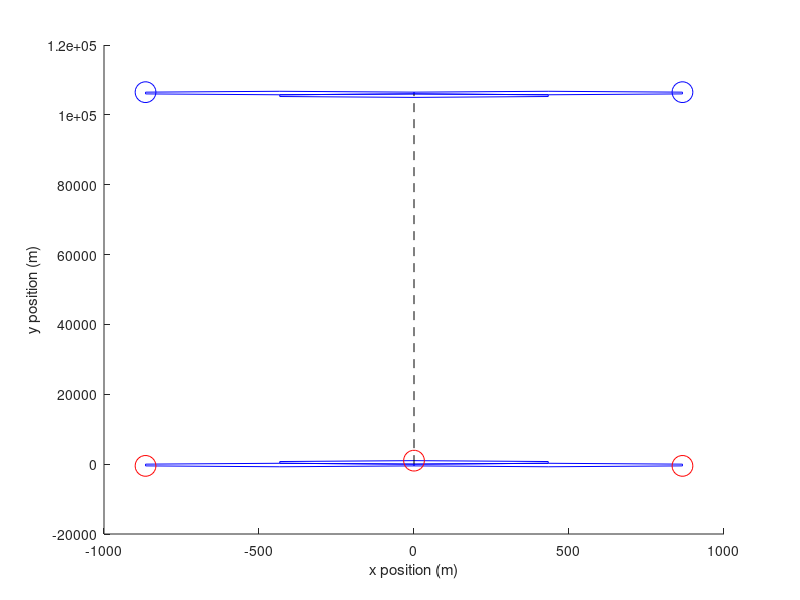

The MATLAB source for this figure: (Note: this script raises an error after producing the figure.)
%Main function for simplified scenario 2
%Urban and co-channel
%PhiDistribution.m does not need to be run prior to executing this function

%***********
%to switch between free space and P1546 propagation 
%losses for terestrial UEs, 
%manualy comment/uncomment lines 164-169 & 203-208
%***********



%clear all stored values that may interphere
clear all

%start run timer
tic


fc=708000000; %center frequency (Hz)
lambda=299792458/fc; %wavelength (m)
bw=6000000; %bandwidth (Hz)
tilt=-3;  %mechanical downtilt (degrees)
SINR_target=10; %(dB)
L_feeder=-3; %(dB)
L_body=-4; %(dB)
UE_gain=-3; %(dBi)
L_entry=0; %(dB)
h_BSa=30; %BS antenna height (m)
h_BSb=30;  %BS antenna height (m)
h_UEb=1.5; %UE antenna height (m)
G_0=16; %BS antenna gain (dBi)
d_sep=106000; % (m) seperation distance between both networks
r_a=500; %cell radius (m)
n_a=1; %number of monte carlo runs
max_dBmUE=23; %max transmiting power of UEs (dBm)
min_dBmUE=-40; %min transmiting power of UEs (dBm)
nf=5; %noise figure (dB)





%Noise
noisefloor=10.*log10(1.380649e-23*290*bw*1000)+5;  %dBm
N=10.^(noisefloor./10); %mW


%Matrix for storing positions of hexagon corners
%so we can plot the outline later
%7 because there are 7 corner (first + last overlap)
%2 because x&y
%6 because we have two tri-sectors
outline=NaN(7,2,6);

%Interfering network A
%position and antenna orrientation of BS
BS_a1=[0,0,h_BSa;0,1,0];
BS_a2=[0,0,h_BSa;0.866,-0.5,0];
BS_a3=[0,0,h_BSa;-0.866,-0.5,0];


%matrix for storing drone position in all sectors

UE_a=zeros(3,1,n_a);

UE_a(:,1,1)=[0,2*r_a,300];
UE_a(:,2,1)=[sqrt(3)*r_a,-1*r_a,300];
UE_a(:,3,1)=[-sqrt(3)*r_a,-1*r_a,300];

%outline(:,:,1)=[BS_a1(1,2)+r_a,BS_a1(1,1)]+[r_a,0;r_a/2,sqrt(3)*r_a/2;-r_a/2,sqrt(3)*r_a/2;-r_a,0;-r_a/2,-sqrt(3)*r_a/2;r_a/2,-sqrt(3)*r_a/2;r_a,0];
outline(:,:,1)=[BS_a1(1,2)-0.5*r_a,BS_a1(1,1)-sqrt(3)*r_a/2]+[r_a,0;r_a/2,sqrt(3)*r_a/2;-r_a/2,sqrt(3)*r_a/2;-r_a,0;-r_a/2,-sqrt(3)*r_a/2;r_a/2,-sqrt(3)*r_a/2;r_a,0];
outline(:,:,2)=[BS_a1(1,2)-0.5*r_a,BS_a1(1,1)+sqrt(3)*r_a/2]+[r_a,0;r_a/2,sqrt(3)*r_a/2;-r_a/2,sqrt(3)*r_a/2;-r_a,0;-r_a/2,-sqrt(3)*r_a/2;r_a/2,-sqrt(3)*r_a/2;r_a,0];
outline(:,:,3)=[BS_a1(1,2)+r_a,BS_a1(1,1)]+[r_a,0;r_a/2,sqrt(3)*r_a/2;-r_a/2,sqrt(3)*r_a/2;-r_a,0;-r_a/2,-sqrt(3)*r_a/2;r_a/2,-sqrt(3)*r_a/2;r_a,0];




%Victim Network B
%three BS antennas at same position and 120 deg spread
BS_b1=[0,d_sep,h_BSb;0,-1,0]; %position and antenna orrientation base station
BS_b2=[0,d_sep,h_BSb;-0.866,0.5,0];
BS_b3=[0,d_sep,h_BSb;0.866,0.5,0];

UE_b=zeros(3,3,n_a);

%2 self intefering UEs (no UE in reference cell)
UE_b(:,2,1)=[-sqrt(3)*r_a+BS_b1(1,1),r_a+BS_b1(1,2),h_UEb];
UE_b(:,3,1)=[sqrt(3)*r_a+BS_b1(1,1),r_a+BS_b1(1,2),h_UEb];

outline(:,:,4)=[BS_b1(1,2)+0.5*r_a,BS_b1(1,1)-sqrt(3)*r_a/2]+[r_a,0;r_a/2,sqrt(3)*r_a/2;-r_a/2,sqrt(3)*r_a/2;-r_a,0;-r_a/2,-sqrt(3)*r_a/2;r_a/2,-sqrt(3)*r_a/2;r_a,0];
outline(:,:,5)=[BS_b1(1,2)+0.5*r_a,BS_b1(1,1)+sqrt(3)*r_a/2]+[r_a,0;r_a/2,sqrt(3)*r_a/2;-r_a/2,sqrt(3)*r_a/2;-r_a,0;-r_a/2,-sqrt(3)*r_a/2;r_a/2,-sqrt(3)*r_a/2;r_a,0];
outline(:,:,6)=[BS_b1(1,2)-r_a,BS_b1(1,1)]+[r_a,0;r_a/2,sqrt(3)*r_a/2;-r_a/2,sqrt(3)*r_a/2;-r_a,0;-r_a/2,-sqrt(3)*r_a/2;r_a/2,-sqrt(3)*r_a/2;r_a,0];


%Plotting hex outlines and UE positions
hold on
for i=1:6
    plot(outline(:,2,i),outline(:,1,i),'b')
    %plot(UE(1,i),UE(2,i),'k.')
    xlabel('x position (m)')
    ylabel('y position (m)')
end
plot(UE_a(1,:,1),UE_a(2,:,1),'ro','MarkerSize',15)
plot(UE_b(1,2,1),UE_b(2,2,1),'bo','MarkerSize',15)
plot(UE_b(1,3,1),UE_b(2,3,1),'bo','MarkerSize',15)
plot([BS_a1(1,1),BS_b1(1,1)],[BS_a1(1,2),BS_b1(1,2)],'k--')
%legend('victim network','victim network','aerial network','reference sector','Aerial UE','Terestrial UE','','seperation distance')
hold off


%count number of UE over or under tx power range
n_UEmaxA=0;
n_UEmaxB=0;
n_UEminA=0;
n_UEminB=0;

%WANTED SIGNAL
S_const=10.^((SINR_target+noisefloor)./10); %(mW)


I=zeros(1,n_a); %aggregate Interference power (mW)
I_self=zeros(1,n_a); %aggregate self interference power (mW)


for i=1:n_a


%Calculate amount of self interference

%note there are two sets of displacement vectors and angles
%UPPER CASE is wrt to reference cell BS
%lower case is wrt to own BS

%Displacement vector from UE to reference cell

%D1=[UE_b(1,1,i)-BS_b1(1,1),UE_b(2,1,i)-BS_b1(1,2),UE_b(3,1,i)-BS_b1(1,3)];
D2=[UE_b(1,2,i)-BS_b1(1,1),UE_b(2,2,i)-BS_b1(1,2),UE_b(3,2,i)-BS_b1(1,3)];
D3=[UE_b(1,3,i)-BS_b1(1,1),UE_b(2,3,i)-BS_b1(1,2),UE_b(3,3,i)-BS_b1(1,3)];

%angle between BS max gain vector and displacement vector in xy plane
PHI2b=acosd(dot(D2(1:2),BS_b1(2,1:2))./norm(D2(1:2)));
PHI3b=acosd(dot(D3(1:2),BS_b1(2,1:2))./norm(D3(1:2)));

%elevation angle
THETA2b=acosd(dot([norm(D2(1:2)),D2(3)],[norm(BS_b1(2,1:2)),BS_b1(2,3)])./norm(BS_b1(2,:))./norm(D2)).*D2(3)./abs(D2(3));
THETA3b=acosd(dot([norm(D3(1:2)),D3(3)],[norm(BS_b1(2,1:2)),BS_b1(2,3)])./norm(BS_b1(2,:))./norm(D3)).*D3(3)./abs(D3(3));

%displacement vector to own BS
%d1=[UE_b(1,1,i)-BS_b1(1,1),UE_a(2,1,i)-BS_a1(1,2),UE_a(3,1,i)-BS_a1(1,3)];
d2=[UE_b(1,2,i)-BS_b2(1,1),UE_b(2,2,i)-BS_b2(1,2),UE_b(3,2,i)-BS_b2(1,3)];
d3=[UE_b(1,3,i)-BS_b3(1,1),UE_b(2,3,i)-BS_b3(1,2),UE_b(3,3,i)-BS_b3(1,3)];

%angle between own BS max gain vector and displacement vector in xy plane
phi2b=acosd(dot(d2(1:2),BS_b2(2,1:2))./norm(d2(1:2)));
phi3b=acosd(dot(d3(1:2),BS_b3(2,1:2))./norm(d3(1:2)));

%elevation angle
theta2b=acosd(dot([norm(d2(1:2)),d2(3)],[norm(BS_b2(2,1:2)),BS_b2(2,3)])./norm(BS_b2(2,:))./norm(d2)).*d2(3)./abs(d2(3));
theta3b=acosd(dot([norm(d3(1:2)),d3(3)],[norm(BS_b3(2,1:2)),BS_b3(2,3)])./norm(BS_b3(2,:))./norm(d3)).*d3(3)./abs(d3(3));

%Antenna gain to own BS
AntGain_b2_b2=F1336(phi2b,theta2b,G_0,tilt);
AntGain_b3_b3=F1336(phi3b,theta3b,G_0,tilt);

%propagation loss to Own BS
%free space
%L_b2_b2=20.*log10(lambda./(4.*pi.*norm(d2)));
%L_b3_b3=20.*log10(lambda./(4.*pi.*norm(d3)));

%P1546
L_b2_b2=-P1546FieldStrMixed(708,50,h_BSb,h_UEb,0,'Urban',norm(d2(1:2))./1000,'Land',0, 'q', 50, 'Ptx', 1, 'ha', h_BSb);
L_b3_b3=-P1546FieldStrMixed(708,50,h_BSb,h_UEb,0,'Urban',norm(d2(1:2))./1000,'Land',0, 'q', 50, 'Ptx', 1, 'ha', h_BSb);


%I_dBmUE1=SINR_target+noisefloor-F1336V(UE_b(:,1,i),BS_b1(1,:),BS_b1(2,:),18)-20.*log10(lambda./(4.*pi.*norm(d1)+1e-3))-UE_gain;
I_dBmUE4=SINR_target+noisefloor-AntGain_b2_b2-L_b2_b2-UE_gain-L_feeder-L_body;
I_dBmUE5=SINR_target+noisefloor-AntGain_b3_b3-L_b3_b3-UE_gain-L_feeder-L_body;



if I_dBmUE4>max_dBmUE
    I_dBmUE4=max_dBmUE;
    n_UEmaxB=n_UEmaxB+1;
end
if I_dBmUE4<min_dBmUE
    I_dBmUE4=min_dBmUE;
    n_UEminB=n_UEminB+1;
end

if I_dBmUE5>max_dBmUE
    I_dBmUE5=max_dBmUE;
    n_UEmaxB=n_UEmaxB+1;
end
if I_dBmUE5<min_dBmUE
    I_dBmUE5=min_dBmUE;
    n_UEminB=n_UEminB+1;
end


%Antenna gain to reference BS
AntGain_b2_b1=F1336(PHI2b,THETA2b,G_0,tilt);
AntGain_b3_b1=F1336(PHI3b,THETA3b,G_0,tilt);

%propagation loss to reference BS
%free space
%L_b2_b1=20.*log10(lambda./(4.*pi.*norm(D2)));
%L_b3_b1=20.*log10(lambda./(4.*pi.*norm(D3)));

%P1546
L_b2_b1=-P1546FieldStrMixed(708,50,h_BSb,h_UEb,0,'Urban',norm(D2(1:2))./1000,'Land',0, 'q', 50, 'Ptx', 1, 'ha', h_BSb);
L_b3_b1=-P1546FieldStrMixed(708,50,h_BSb,h_UEb,0,'Urban',norm(D3(1:2))./1000,'Land',0, 'q', 50, 'Ptx', 1, 'ha', h_BSb);


I_self(i)=10.^((I_dBmUE4+AntGain_b2_b1+L_b2_b1+UE_gain+L_body+L_feeder)./10);
I_self(i)=I_self(i)+10.^((I_dBmUE5+AntGain_b3_b1+L_b3_b1+UE_gain+L_body+L_feeder)./10);






%Drone Interference


%calculate LOS displacement vector for each drone in the 3 sectors
%repeat for n_a runs
D1a=[UE_a(1,1,i)-BS_b1(1,1),UE_a(2,1,i)-BS_b1(1,2),UE_a(3,1,i)-BS_b1(1,3)];
D2a=[UE_a(1,2,i)-BS_b1(1,1),UE_a(2,2,i)-BS_b1(1,2),UE_a(3,2,i)-BS_b1(1,3)];
D3a=[UE_a(1,3,i)-BS_b1(1,1),UE_a(2,3,i)-BS_b1(1,2),UE_a(3,3,i)-BS_b1(1,3)];

%angle between BS max gain vector and displacement vector in xy plane
PHI1a=180.*acos(dot(D1a(1:2),BS_b1(2,1:2))./norm(D1a(1:2))./norm(BS_b1(2,1:2)))./pi;
PHI2a=180.*acos(dot(D2a(1:2),BS_b1(2,1:2))./norm(D2a(1:2))./norm(BS_b1(2,1:2)))./pi;
PHI3a=180.*acos(dot(D3a(1:2),BS_b1(2,1:2))./norm(D3a(1:2))./norm(BS_b1(2,1:2)))./pi;

%elevation angle
THETA1a=180.*acos(dot([norm(D1a(1:2)),D1a(3)],[norm(BS_b1(2,1:2)),BS_b1(2,3)])./norm(BS_b1(2,:))./norm(D1a))./pi;
THETA2a=180.*acos(dot([norm(D2a(1:2)),D2a(3)],[norm(BS_b1(2,1:2)),BS_b1(2,3)])./norm(BS_b1(2,:))./norm(D2a))./pi;
THETA3a=180.*acos(dot([norm(D3a(1:2)),D3a(3)],[norm(BS_b1(2,1:2)),BS_b1(2,3)])./norm(BS_b1(2,:))./norm(D3a))./pi;

d1a=[UE_a(1,1,i)-BS_a1(1,1),UE_a(2,1,i)-BS_a1(1,2),UE_a(3,1,i)-BS_a1(1,3)];
d2a=[UE_a(1,2,i)-BS_a1(1,1),UE_a(2,2,i)-BS_a1(1,2),UE_a(3,2,i)-BS_a1(1,3)];
d3a=[UE_a(1,3,i)-BS_a1(1,1),UE_a(2,3,i)-BS_a1(1,2),UE_a(3,3,i)-BS_a1(1,3)];

%angle between BS max gain vector and displacement vector in xy plane
phi1a=180.*acos(dot(d1a(1:2),BS_a1(2,1:2))./norm(d1a(1:2))./norm(BS_a1(2,1:2)))./pi;
phi2a=180.*acos(dot(d2a(1:2),BS_a2(2,1:2))./norm(d2a(1:2))./norm(BS_a2(2,1:2)))./pi;
phi3a=180.*acos(dot(d3a(1:2),BS_a3(2,1:2))./norm(d3a(1:2))./norm(BS_a3(2,1:2)))./pi;

%elevation angle
theta1a=180.*acos(dot([norm(d1a(1:2)),d1a(3)],[norm(BS_a1(2,1:2)),BS_a1(2,3)])./norm(BS_a1(2,:))./norm(d1a))./pi;
theta2a=180.*acos(dot([norm(d2a(1:2)),d2a(3)],[norm(BS_a2(2,1:2)),BS_a2(2,3)])./norm(BS_a2(2,:))./norm(d2a))./pi;
theta3a=180.*acos(dot([norm(d3a(1:2)),d3a(3)],[norm(BS_a3(2,1:2)),BS_a3(2,3)])./norm(BS_a3(2,:))./norm(d3a))./pi;

AntGain_a1_a1=F1336(phi1a,theta1a,G_0,tilt);
AntGain_a2_a2=F1336(phi2a,theta2a,G_0,tilt);
AntGain_a3_a3=F1336(phi3a,theta3a,G_0,tilt);

L_a1_a1=20.*log10(lambda./(4.*pi.*norm(d1a)));
L_a2_a2=20.*log10(lambda./(4.*pi.*norm(d2a)));
L_a3_a3=20.*log10(lambda./(4.*pi.*norm(d3a)));

I_dBmUE1=SINR_target+noisefloor-AntGain_a1_a1-L_a1_a1-UE_gain-L_feeder;
I_dBmUE2=SINR_target+noisefloor-AntGain_a2_a2-L_a2_a2-UE_gain-L_feeder;
I_dBmUE3=SINR_target+noisefloor-AntGain_a3_a3-L_a3_a3-UE_gain-L_feeder;

if I_dBmUE1>max_dBmUE
    I_dBmUE1=max_dBmUE;
    n_UEmaxA=n_UEmaxA+1;
end
if I_dBmUE1<min_dBmUE
    I_dBmUE1=min_dBmUE;
    n_UEminA=n_UEminA+1;
end
if I_dBmUE2>max_dBmUE
    I_dBmUE2=max_dBmUE;
    n_UEmaxA=n_UEmaxA+1;
end
if I_dBmUE2<min_dBmUE
    I_dBmUE2=min_dBmUE;
    n_UEminA=n_UEminA+1;
end

if I_dBmUE3>max_dBmUE
    I_dBmUE3=max_dBmUE;
    n_UEmaxA=n_UEmaxA+1;
end
if I_dBmUE3<min_dBmUE
    I_dBmUE3=min_dBmUE;
    n_UEminA=n_UEminA+1;
end

%Antenna gain to reference BS
AntGain_a1_b1=F1336(PHI1a,THETA1a,G_0,tilt);
AntGain_a2_b1=F1336(PHI2a,THETA2a,G_0,tilt);
AntGain_a3_b1=F1336(PHI3a,THETA3a,G_0,tilt);

%propagation loss to reference BS
L_a1_b1=20.*log10(lambda./(4.*pi.*norm(D1a)));
L_a2_b1=20.*log10(lambda./(4.*pi.*norm(D2a)));
L_a3_b1=20.*log10(lambda./(4.*pi.*norm(D3a)));

%Interference power
I(i)=10.^((I_dBmUE1+AntGain_a1_b1+L_a1_b1+UE_gain+L_feeder)./10); %(mW)
I(i)=I(i)+10.^((I_dBmUE2+AntGain_a2_b1+L_a2_b1+UE_gain+L_feeder)./10);
I(i)=I(i)+10.^((I_dBmUE3+AntGain_a3_b1+L_a3_b1+UE_gain+L_feeder)./10);
end



%Averaging over all n_a but in this case n_a=1
I_0=mean(I_self);

%Baseline SINR
SINR_0=S_const./(N+I_self);

%SINR with drone interference
SINR_const=S_const./(N+I_self+I);

%throughput (b/s)
throughput_0 = 0.4.*bw.*log2(1+SINR_0);
throughput = 0.4.*bw.*log2(1+SINR_const);

%throughput loss (%)
bitloss=100.*(log2(1+SINR_0)-log2(1+SINR_const))./(log2(1+SINR_0));

%average over all n_a
average_throughput_loss=mean(bitloss)


%end timer
toc
